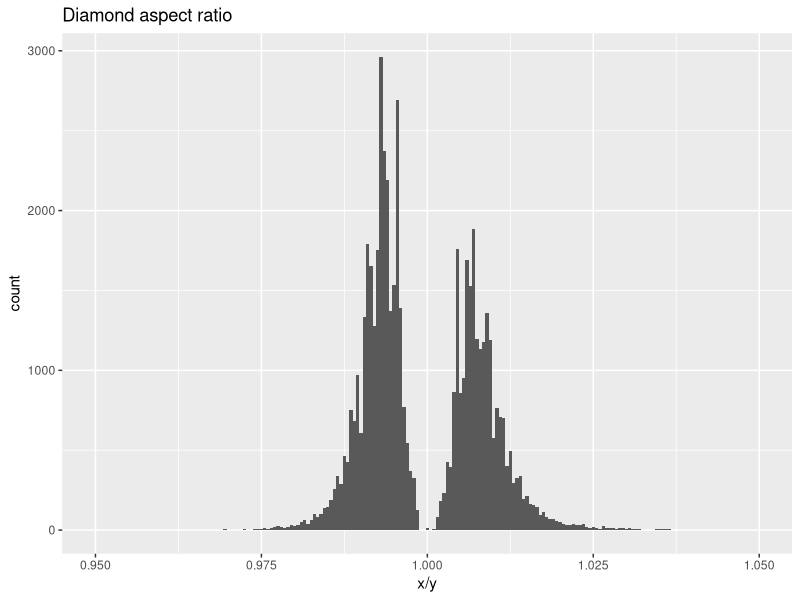
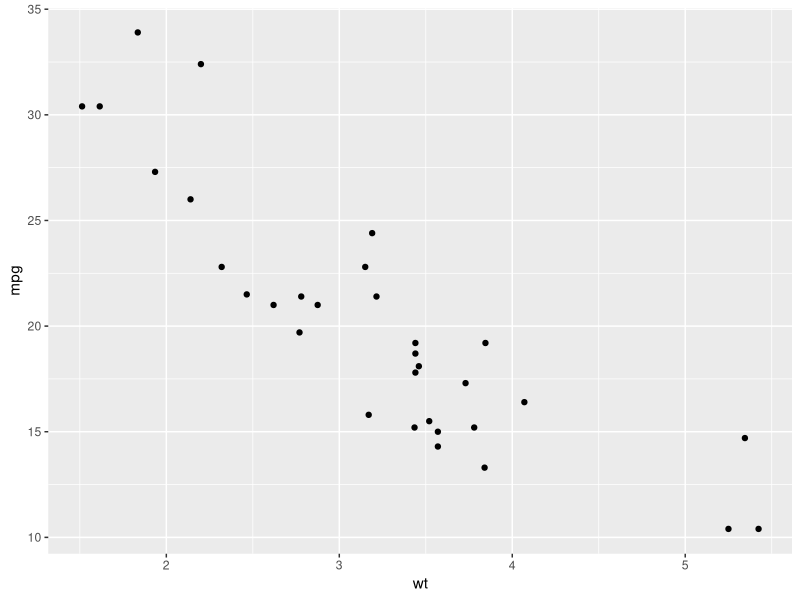
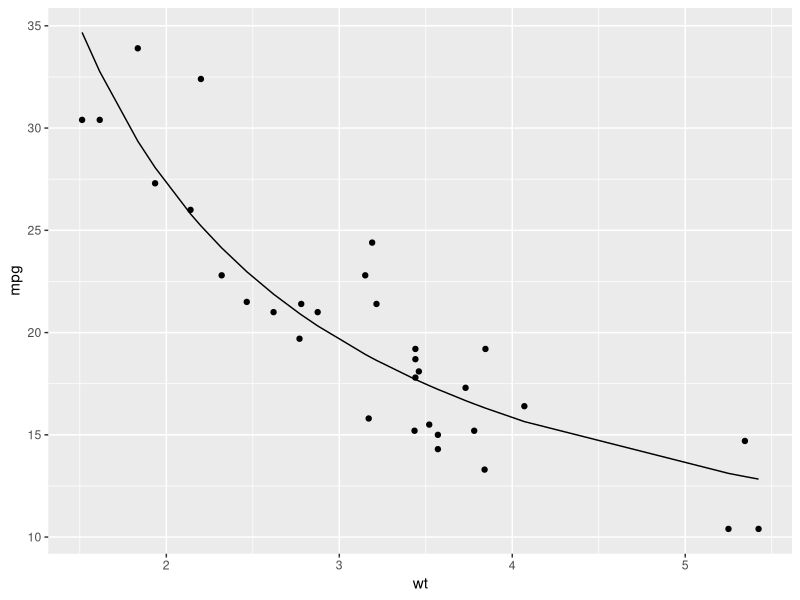

Here is the R script that generated these plots, in order: (Note: this script raises an error after producing the figures.)
## ---- chunk 1
knitr::opts_chunk$set(echo = TRUE)
library(tidyverse)
library(boot)
library(broom)
library(rsample)
## ---- chunk 2
my_diamonds<-diamonds%>%
  filter(!is.na(x),!is.na(y))
ggplot(my_diamonds,aes(x=x/y))+
  geom_histogram(binwidth = 0.0005)+
  coord_cartesian(xlim=c(0.95,1.05))+
  labs(title="Diamond aspect ratio")
## ---- chunk 3
mean_ratio<-function(data,indices){
  sample<-data[indices,]
  sum(sample$x)/sum(sample$y)
}

boot(my_diamonds,mean_ratio,R=1000)
## ---- chunk 4
mean_ratio<-function(data,indices){
  sample<-data[indices,]
  sum(sample$x)/sum(sample$y)
}

boot(my_diamonds,mean_ratio,R=10) # the number in a sample should not be too small
## ---- chunk 5
p<-ggplot(mtcars,aes(wt,mpg))+
  geom_point()
p
## ---- chunk 6
nlsfit<-nls(mpg~k/wt+b,mtcars,start=c(k=1,b=0))
summary(nlsfit)
p+geom_line(aes(y=predict(nlsfit)))
## ---- chunk 7
#set.seet(27)
boots<-bootstraps(mtcars,times=100)
boots
## ---- chunk 8
fit_nls_on_bootstrap<-function(split){
  nls(mpg~k/wt+b,analysis(split),start=c(k=1,b=0))
}
boot_models<-boots%>%
  mutate(model=map(splits,fit_nls_on_bootstrap),
         coef_info=map(model,tidy))
boot_coefs<-boot_models%>%unnest(coef_info)

## ---- chunk 9
alphaa<-0.05
boot_coefs%>%
  group_by(term)%>%
  summarise(low=quantile(estimate,alpha/2),
            high=quantile(estimate,1-alpha/2))
rlang::last_error()
## ---- chunk 10
ggplot(boot_coefs,aes(estimate))+
  geom_histogram(binwidth = 2)+
  facet_wrap(~term,scales = "free")
## ---- chunk 11
boot_aug<-boot_models%>%
  mutate(augmented=map(model,augment))%>%
  unnest(augmented)
boot_aug
## ---- chunk 12
ggplot(boot_aug,aes(wt,mpg))+
  geom_point()+
  geom_line(aes(y=.fitted,group=id),alpha=0.1)
